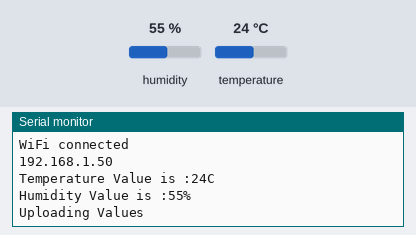
A sketch run on a simulated ESP8266 (NodeMCU). Shown: the last lines printed to the serial monitor. The test bench sets the inputs (shaded band); at power-on: humidity 55 %, temperature 24 °C. WiFi joins after 1.5 s; servers stay silent unless stated.

Above: at 2.7 s.
2.8 s: humidity set to 22 %
12.8 s: temperature set to 12 °C
At 15.4 s:
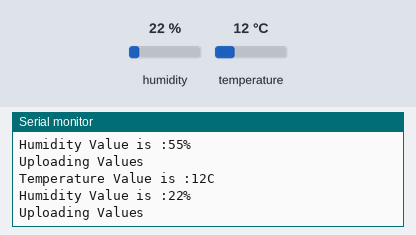
22.8 s: humidity set to 40 %
At 28.8 s:
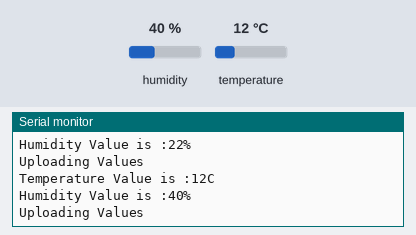

The sketch:

dht11_thingspeak.ino.ino
```cpp
 #include <DHT.h>
 #include <ESP8266WiFi.h>
 #include <WiFiClient.h>
 #include <ThingSpeak.h>
 #define DHTPIN D5
 #define DHTTYPE DHT11
 DHT dht(DHTPIN, DHTTYPE);
 const char* ssid = "Hello";
 const char* password = "12345670890";
 WiFiClient client;
 unsigned long myChannelNumber =  2846788;
 const char * myWriteAPIKey = "YNWZ5D4A1HIJDCDT";
 uint8_t temperature, humidity;
 void setup()
 {
  Serial.begin(115200);
  dht.begin();
  delay(10);
  // Connect to WiFi network
  Serial.println();
  Serial.println();
  Serial.print("Connecting to ");
  Serial.println(ssid);
  WiFi.begin(ssid, password);
  while (WiFi.status() != WL_CONNECTED)
  {
   delay(500);
   Serial.print(".");
  }
  Serial.println("");
  Serial.println("WiFi connected");
  // Print the IP address
  Serial.println(WiFi.localIP());
  ThingSpeak.begin(client);
 }
 void loop()
 {
  static boolean data_state = false;
  temperature = dht.readTemperature();
  humidity = dht.readHumidity();
  Serial.print("Temperature Value is :");
  Serial.print(temperature);
  Serial.println("C");
  Serial.print("Humidity Value is :");
  Serial.print(humidity);
  Serial.println("%");
  // Write to ThingSpeak. There are up to 8 fields in a channel, allowing you to store up to 8 different
  // pieces of information in a channel. Here, we write to field 1.
  Serial.println("Uploading Values");
  if( data_state )
  {
   ThingSpeak.writeField(myChannelNumber, 1, temperature, myWriteAPIKey);
   data_state = true;
  }
  else
  {
   ThingSpeak.writeField(myChannelNumber, 2, humidity, myWriteAPIKey);
   data_state = true;
  }
  delay(13000); // ThingSpeak will only accept updates every 15 seconds.
 }
```

Measured:
- after the input at 12.8 s, the serial monitor: prints a new line after 2.1 s (image 1)
- after the input at 22.8 s, the serial monitor: prints a new line after 5.4 s (image 2)
